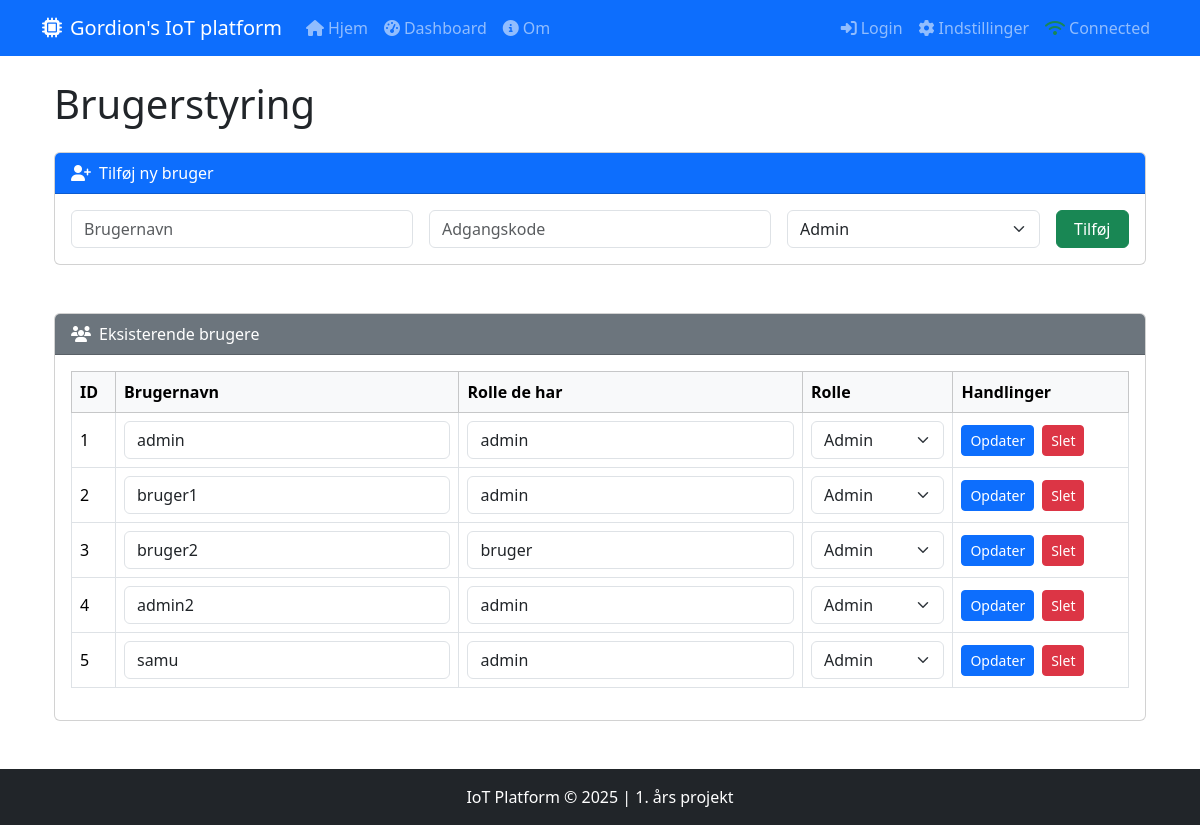
/admin, run on an earlier commit of the app's database.
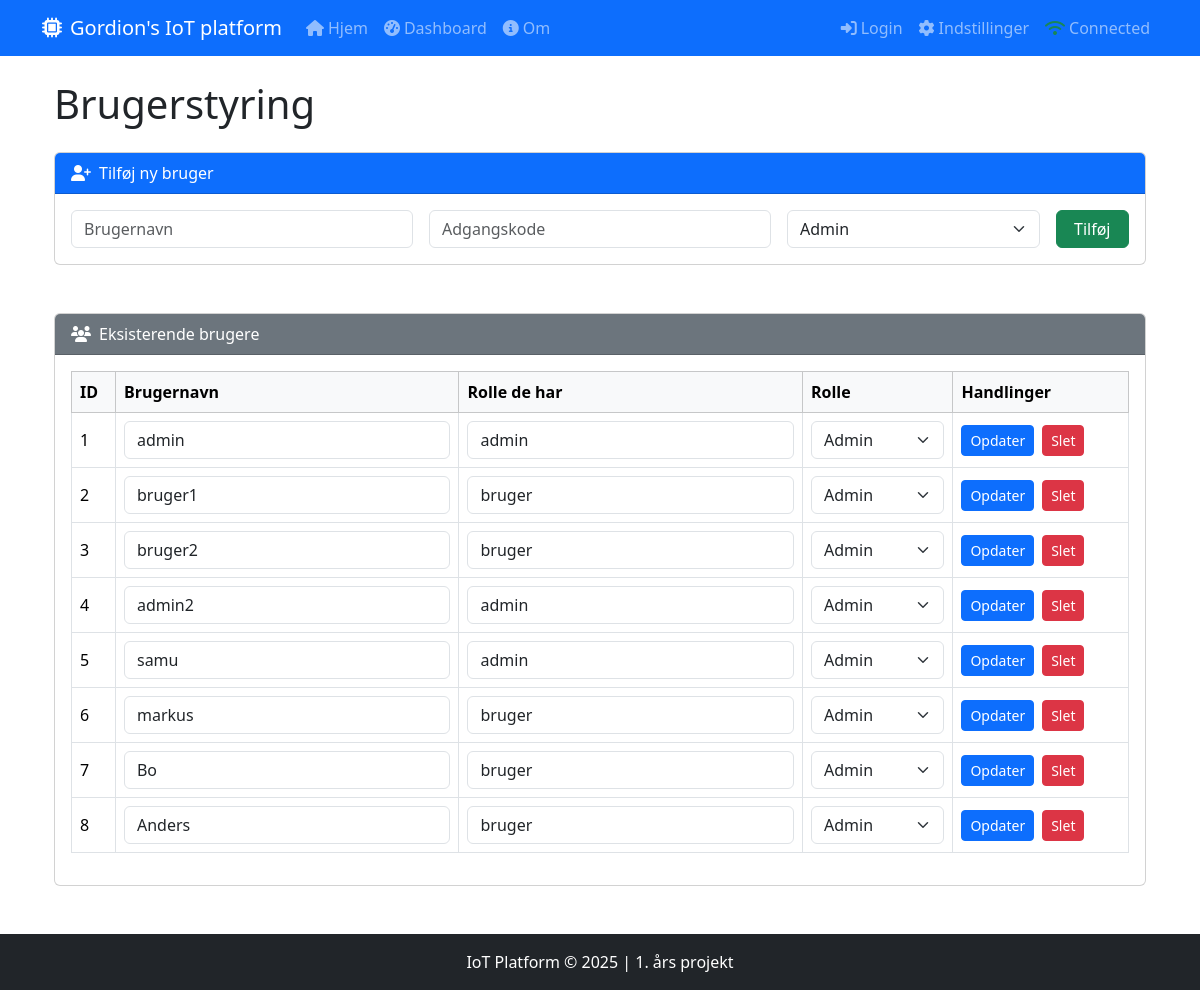
And on a later commit of the database.
### tables this page shows
CREATE TABLE users (
            id INTEGER PRIMARY KEY AUTOINCREMENT,
            username TEXT NOT NULL,
            password TEXT NOT NULL,
            role TEXT NOT NULL
        );

### app.py (the view)
@app.route('/admin', methods=['GET'])
def admin():
    conn = sqlite3.connect('username.db')
    cursor = conn.cursor()
    cursor.execute("SELECT id, username, role FROM users")
    brugere = cursor.fetchall()
    conn.close()
    return render_template('admin.html', brugere=brugere)

### templates/admin.html (shortened to what this page needs)
{% extends 'base.html' %}
{% block content %}
<div class="container mt-4">
    <h1 class="mb-4">Brugerstyring</h1>
    <div class="card mb-5">
        <div class="card-header bg-primary text-white">
            <i class="fas fa-user-plus me-2"></i>Tilføj ny bruger
        </div>
        <div class="card-body">
            <form method="POST" action="{{ url_for('add_user') }}">
                <div class="row g-3">
                    <div class="col-md-4">
                        <input type="text" name="username" class="form-control" placeholder="Brugernavn" required>
                    </div>
                    <div class="col-md-4">
                        <input type="text" name="password" class="form-control" placeholder="Adgangskode" required>
                    </div>
                    <div class="col-md-3">
                        <select name="role" class="form-select">
                            <option value="admin">Admin</option>
                        </select>
                    </div>
                    <div class="col-md-1 d-grid">
                        <button type="submit" class="btn btn-success">Tilføj</button>
                    </div>
                </div>
            </form>
        </div>
    </div>
    <div class="card">
        <div class="card-header bg-secondary text-white">
            <i class="fas fa-users me-2"></i>Eksisterende brugere
        </div>
        <div class="card-body">
            <div class="table-responsive">
                <table class="table table-bordered align-middle">
                    <thead class="table-light">
                        <tr>
                            <th>ID</th>
                            <th>Brugernavn</th>
                            <th>Rolle de har</th>
                            <th>Rolle</th>
                            <th>Handlinger</th>
                        </tr>
                    </thead>
                    <tbody>
                        {% for bruger in brugere %}
                        <tr>
                            <form method="POST" action="{{ url_for('edit_user', user_id=bruger[0]) }}">
                                <td>{{ bruger[0] }}</td>
                                <td><input name="username" class="form-control" value="{{ bruger[1] }}"></td>
                                <td><input name="password" class="form-control" value="{{ bruger[2] }}"></td>
                                <td>
                                    <select name="role" class="form-select">
                                        <option value="admin" {% if bruger[3] == 'admin' %}selected{% endif %}>Admin</option>
                                    </select>
                                </td>
                                <td class="text-nowrap">
                                    <div class="d-flex gap-2">
                                        <button type="submit" class="btn btn-sm btn-primary">Opdater</button>
                                        <a href="{{ url_for('delete_user', user_id=bruger[0]) }}" class="btn btn-sm btn-danger">Slet</a>
                                    </div>
                                </td>
                            </form>
                        </tr>
                        {% endfor %}
                    </tbody>
                </table>
            </div>
        </div>
    </div>
</div>
{% endblock %}

### templates/base.html (shortened to what this page needs)
<!DOCTYPE html>
<html lang="en">
<head>
    <link href="https://cdn.jsdelivr.net/npm/bootstrap@5.3.0/dist/css/bootstrap.min.css" rel="stylesheet">
    <link rel="stylesheet" href="https://cdnjs.cloudflare.com/ajax/libs/font-awesome/6.0.0/css/all.min.css">
    <link rel="stylesheet" href="{{ url_for('static', filename='style.css') }}">
</head>
<body>
    {% include 'navbar.html' %}
    <div class="container mt-4">
        {% block content %}{% endblock %}
    </div>
    <footer class="footer mt-5 py-3 bg-dark text-white">
        <div class="container text-center">
            <span>IoT Platform &copy; 2025 | 1. års projekt</span>
        </div>
    </footer>
</body>
</html>

### templates/navbar.html (shortened to what this page needs)
<!DOCTYPE html>
<html lang="en">
<head>
  <link href="https://cdn.jsdelivr.net/npm/bootstrap@5.3.3/dist/css/bootstrap.min.css" rel="stylesheet">
  <link rel="stylesheet" href="https://cdnjs.cloudflare.com/ajax/libs/font-awesome/6.5.0/css/all.min.css">
</head>
<body>
  <nav class="navbar navbar-expand-lg navbar-dark bg-primary">
    <div class="container">
      <a class="navbar-brand" href="/">
        <i class="fas fa-microchip me-2"></i>Gordion's IoT platform
      </a>
      <div class="collapse navbar-collapse" id="navbarNav">
        <ul class="navbar-nav me-auto">
          <li class="nav-item">
            <a class="nav-link {{ 'active' if request.path == '/' else '' }}" href="/">
              <i class="fas fa-home me-1"></i>Hjem
            </a>
          </li>
          <li class="nav-item">
            <a class="nav-link {{ 'active' if request.path == '/dashboard' else '' }}" href="/dashboard">
              <i class="fas fa-tachometer-alt me-1"></i>Dashboard
            </a>
          </li>
          <li class="nav-item">
            <a class="nav-link {{ 'active' if request.path == '/om' else '' }}" href="/om">
              <i class="fas fa-info-circle me-1"></i>Om
            </a>
          </li>
        </ul>
        <ul class="navbar-nav">
          <li class="nav-item">
            <a class="nav-link" href="#" onclick="document.getElementById('id01').style.display='block'">
              <i class="fas fa-sign-in-alt me-1"></i>Login
            </a>
          </li>
          <li class="nav-item">
            <a class="nav-link {{ 'active' if request.path == '/settings' else '' }}" href="/settings">
              <i class="fas fa-cog me-1"></i>Indstillinger
            </a>
          </li>
          <li class="nav-item">
            <a class="nav-link" href="#" id="connection-status">
              <i class="fas fa-wifi text-success me-1"></i>Connected
            </a>
          </li>
        </ul>
      </div>
    </div>
  </nav>
</body>
</html>

What changed in the data, as far as the page shows it:
changed users "bruger1": password "admin" → "bruger"
added users: id "6", username "markus", password "bruger"
added users: id "7", username "Bo", password "bruger"
added users: id "8", username "Anders", password "bruger"
